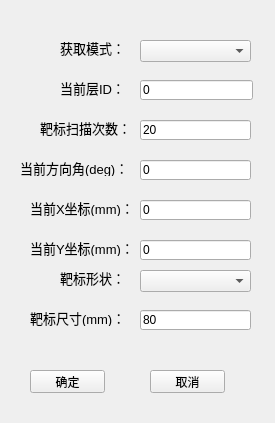
<?xml version="1.0" encoding="UTF-8"?>
<ui version="4.0">
 <class>GetLmPara</class>
 <widget class="QWidget" name="GetLmPara">
  <property name="windowModality">
   <enum>Qt::ApplicationModal</enum>
  </property>
  <property name="geometry">
   <rect>
    <x>0</x>
    <y>0</y>
    <width>275</width>
    <height>423</height>
   </rect>
  </property>
  <property name="windowTitle">
   <string>靶标获取参数</string>
  </property>
  <widget class="QLineEdit" name="le_LayerID">
   <property name="geometry">
    <rect>
     <x>140</x>
     <y>80</y>
     <width>113</width>
     <height>20</height>
    </rect>
   </property>
   <property name="text">
    <string>0</string>
   </property>
  </widget>
  <widget class="QPushButton" name="btn_Sure">
   <property name="geometry">
    <rect>
     <x>30</x>
     <y>370</y>
     <width>75</width>
     <height>23</height>
    </rect>
   </property>
   <property name="text">
    <string>确定</string>
   </property>
  </widget>
  <widget class="QLabel" name="label">
   <property name="geometry">
    <rect>
     <x>60</x>
     <y>40</y>
     <width>71</width>
     <height>16</height>
    </rect>
   </property>
   <property name="font">
    <font>
     <pointsize>10</pointsize>
    </font>
   </property>
   <property name="text">
    <string>获取模式：</string>
   </property>
  </widget>
  <widget class="QComboBox" name="cmb_GetModel">
   <property name="geometry">
    <rect>
     <x>140</x>
     <y>40</y>
     <width>111</width>
     <height>22</height>
    </rect>
   </property>
  </widget>
  <widget class="QLabel" name="label_2">
   <property name="geometry">
    <rect>
     <x>60</x>
     <y>80</y>
     <width>71</width>
     <height>16</height>
    </rect>
   </property>
   <property name="font">
    <font>
     <pointsize>10</pointsize>
    </font>
   </property>
   <property name="text">
    <string>当前层ID：</string>
   </property>
  </widget>
  <widget class="QLabel" name="label_3">
   <property name="geometry">
    <rect>
     <x>40</x>
     <y>120</y>
     <width>91</width>
     <height>16</height>
    </rect>
   </property>
   <property name="font">
    <font>
     <pointsize>10</pointsize>
    </font>
   </property>
   <property name="text">
    <string>靶标扫描次数：</string>
   </property>
  </widget>
  <widget class="QLineEdit" name="le_ScanTime">
   <property name="geometry">
    <rect>
     <x>140</x>
     <y>120</y>
     <width>111</width>
     <height>20</height>
    </rect>
   </property>
   <property name="text">
    <string>20</string>
   </property>
  </widget>
  <widget class="QLabel" name="label_4">
   <property name="geometry">
    <rect>
     <x>20</x>
     <y>160</y>
     <width>111</width>
     <height>16</height>
    </rect>
   </property>
   <property name="font">
    <font>
     <pointsize>10</pointsize>
    </font>
   </property>
   <property name="text">
    <string>当前方向角(deg)：</string>
   </property>
  </widget>
  <widget class="QLabel" name="label_5">
   <property name="geometry">
    <rect>
     <x>30</x>
     <y>200</y>
     <width>101</width>
     <height>16</height>
    </rect>
   </property>
   <property name="font">
    <font>
     <pointsize>10</pointsize>
    </font>
   </property>
   <property name="text">
    <string>当前X坐标(mm)：</string>
   </property>
  </widget>
  <widget class="QLabel" name="label_6">
   <property name="geometry">
    <rect>
     <x>30</x>
     <y>240</y>
     <width>101</width>
     <height>16</height>
    </rect>
   </property>
   <property name="font">
    <font>
     <pointsize>10</pointsize>
    </font>
   </property>
   <property name="text">
    <string>当前Y坐标(mm)：</string>
   </property>
  </widget>
  <widget class="QLabel" name="label_7">
   <property name="geometry">
    <rect>
     <x>60</x>
     <y>270</y>
     <width>71</width>
     <height>16</height>
    </rect>
   </property>
   <property name="font">
    <font>
     <pointsize>10</pointsize>
    </font>
   </property>
   <property name="text">
    <string>靶标形状：</string>
   </property>
  </widget>
  <widget class="QComboBox" name="cmb_LMType">
   <property name="geometry">
    <rect>
     <x>140</x>
     <y>270</y>
     <width>111</width>
     <height>22</height>
    </rect>
   </property>
  </widget>
  <widget class="QLabel" name="label_8">
   <property name="geometry">
    <rect>
     <x>30</x>
     <y>310</y>
     <width>101</width>
     <height>16</height>
    </rect>
   </property>
   <property name="font">
    <font>
     <pointsize>10</pointsize>
    </font>
   </property>
   <property name="text">
    <string>靶标尺寸(mm)：</string>
   </property>
  </widget>
  <widget class="QLineEdit" name="le_CurAngle">
   <property name="geometry">
    <rect>
     <x>140</x>
     <y>160</y>
     <width>111</width>
     <height>20</height>
    </rect>
   </property>
   <property name="text">
    <string>0</string>
   </property>
  </widget>
  <widget class="QLineEdit" name="le_CurX">
   <property name="geometry">
    <rect>
     <x>140</x>
     <y>200</y>
     <width>111</width>
     <height>20</height>
    </rect>
   </property>
   <property name="text">
    <string>0</string>
   </property>
  </widget>
  <widget class="QLineEdit" name="le_CurY">
   <property name="geometry">
    <rect>
     <x>140</x>
     <y>240</y>
     <width>111</width>
     <height>20</height>
    </rect>
   </property>
   <property name="text">
    <string>0</string>
   </property>
  </widget>
  <widget class="QLineEdit" name="le_LMSize">
   <property name="geometry">
    <rect>
     <x>140</x>
     <y>310</y>
     <width>111</width>
     <height>20</height>
    </rect>
   </property>
   <property name="text">
    <string>80</string>
   </property>
  </widget>
  <widget class="QPushButton" name="btn_Cancel">
   <property name="geometry">
    <rect>
     <x>150</x>
     <y>370</y>
     <width>75</width>
     <height>23</height>
    </rect>
   </property>
   <property name="text">
    <string>取消</string>
   </property>
  </widget>
 </widget>
 <layoutdefault spacing="6" margin="11"/>
 <resources/>
 <connections>
  <connection>
   <sender>btn_Cancel</sender>
   <signal>clicked()</signal>
   <receiver>GetLmPara</receiver>
   <slot>CanClick()</slot>
   <hints>
    <hint type="sourcelabel">
     <x>199</x>
     <y>383</y>
    </hint>
    <hint type="destinationlabel">
     <x>251</x>
     <y>394</y>
    </hint>
   </hints>
  </connection>
  <connection>
   <sender>btn_Sure</sender>
   <signal>clicked()</signal>
   <receiver>GetLmPara</receiver>
   <slot>SureClick()</slot>
   <hints>
    <hint type="sourcelabel">
     <x>53</x>
     <y>385</y>
    </hint>
    <hint type="destinationlabel">
     <x>87</x>
     <y>400</y>
    </hint>
   </hints>
  </connection>
 </connections>
 <slots>
  <slot>CanClick()</slot>
  <slot>SureClick()</slot>
 </slots>
</ui>
